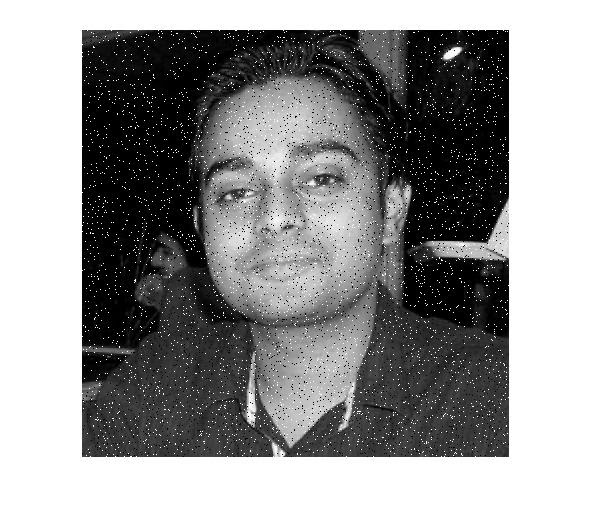
#> input picture gambar2.jpg, 592 x 513 px
$ python -i filter.py   (imports and definitions only)
#> lines starting #> are read from the running program, lines starting #| are printed output that depends on the picture
import cv2
import numpy as np
import tkinter as tk
from tkinter import ttk, filedialog
from PIL import ImageTk, Image

def noise_reduction(image, kernel_size_mean, kernel_size_median, num_iterations_recursive):
    # Menerapkan filter mean pada citra
    filtered_mean = cv2.blur(image, (kernel_size_mean, kernel_size_mean))

    # Menerapkan filter median pada citra hasil filter mean
    filtered_median = cv2.medianBlur(filtered_mean, kernel_size_median)

    # Menggabungkan hasil filter mean dan filter median dengan bobot 0.5
    filtered_combination = cv2.addWeighted(filtered_mean, 0.5, filtered_median, 0.5, 0)

    # Menerapkan filter mean secara rekursif
    filtered_recursive = filtered_combination.copy()
    for i in range(num_iterations_recursive):
        filtered_recursive = cv2.blur(filtered_recursive, (kernel_size_mean, kernel_size_mean))

    return filtered_recursive

def remove_blur(image, sharpening_strength):
    # Menerapkan filter dekonvolusi (Wiener) pada citra
    psf = np.ones((7, 7)) / 49  # PSF (Point Spread Function) yang digunakan
    deblurred = cv2.filter2D(image, -1, psf)
    sharpened = cv2.addWeighted(image, 1.0 + sharpening_strength, deblurred, -sharpening_strength, 0)

    return sharpened

def denoise_image(image, filter_size):
    height, width = image.shape
    filtered_image = np.zeros((height, width), dtype=np.uint8)
    offset = filter_size // 2

    for i in range(offset, height - offset):
        for j in range(offset, width - offset):
            neighborhood = image[i-offset:i+offset+1, j-offset:j+offset+1]
            filtered_image[i, j] = np.median(neighborhood)

    return filtered_image

def open_image():
    # Tampilkan dialog pemilihan file untuk memilih gambar
    filepath = filedialog.askopenfilename(filetypes=[("Image Files", "*.png;*.jpg;*.jpeg")])
#> the answer given: gambar2.jpg
    if filepath:
        # Baca gambar menggunakan OpenCV
        image = cv2.imread(filepath, 0)  # Mode '0' untuk membaca gambar sebagai citra skala abu-abu
#> image is the input picture: shape (513, 592); min 0, max 255, mean 144

        # Reduksi noise pada gambar
        filtered_image = noise_reduction(image, kernel_size_mean, kernel_size_median, num_iterations_recursive)

        # Hapus derau menggunakan metode kustom
        denoised_image = denoise_image(filtered_image, denoise_filter_size)
#> after the loop in denoise_image, `for i in range(offset, height - offset):`:
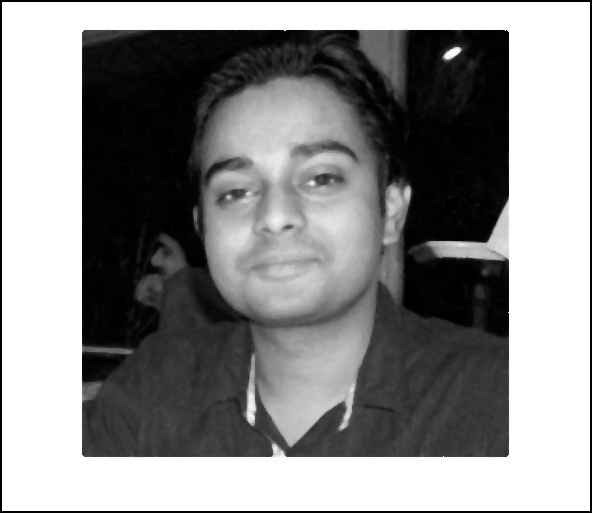
#> filtered_image: shape (513, 592); min 0, max 255, mean 138.3

        # Hapus kabur menggunakan deblur pada gambar hasil akhir
        final_result = remove_blur(denoised_image, sharpening_strength)
#> in remove_blur, `deblurred = cv2.filter2D(image, -1, psf)`:
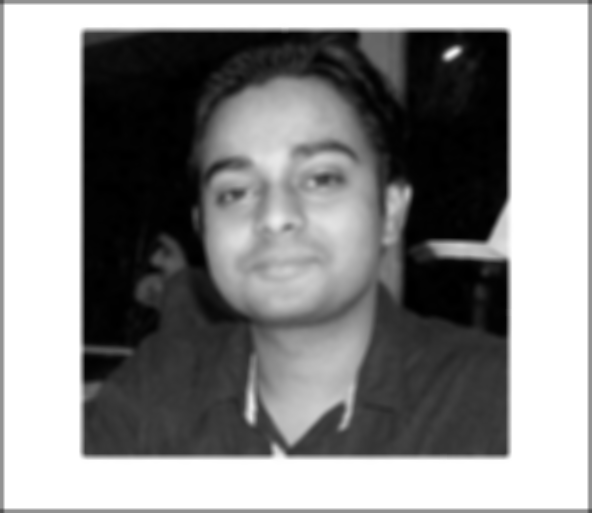
#> deblurred: shape (513, 592); min 0, max 255, mean 138.8

        # Tampilkan gambar asli dan gambar hasil pemrosesan
        show_image(image, final_result, filepath)

def show_image(image, result, filepath):
    # Ubah ukuran gambar agar sesuai dengan jendela tetapi tetap mempertahankan rasio aspek
    resized_image = resize_image(image)
    resized_result = resize_image(result)

    # Konversi gambar ke format yang bisa ditampilkan oleh Tkinter
    img_original = ImageTk.PhotoImage(Image.fromarray(resized_image))
    img_result = ImageTk.PhotoImage(Image.fromarray(resized_result))

    # Buat label untuk menampilkan gambar asli dan nama gambar
    original_name_label.configure(text="Gambar Asli: " + filepath)
    original_name_label.grid(row=2, column=0, columnspan=2, pady=5)

    # Buat label untuk menampilkan gambar asli
    original_label.configure(image=img_original)
    original_label.image = img_original
    original_label.grid(row=3, column=0, padx=10)

    # Buat label untuk menampilkan gambar hasil pemrosesan dan nama gambar
    filtered_name_label.configure(text="Gambar Hasil Pemrosesan")
    filtered_name_label.grid(row=2, column=2, columnspan=2, pady=5)

    # Buat label untuk menampilkan gambar hasil pemrosesan
    result_label.configure(image=img_result)
    result_label.image = img_result
    result_label.grid(row=3, column=2, padx=10)

def resize_image(image):
    height, width = image.shape[:2]
#> height = 513; width = 592
#> (the run stopped early here; a loop or call above may not have finished)
